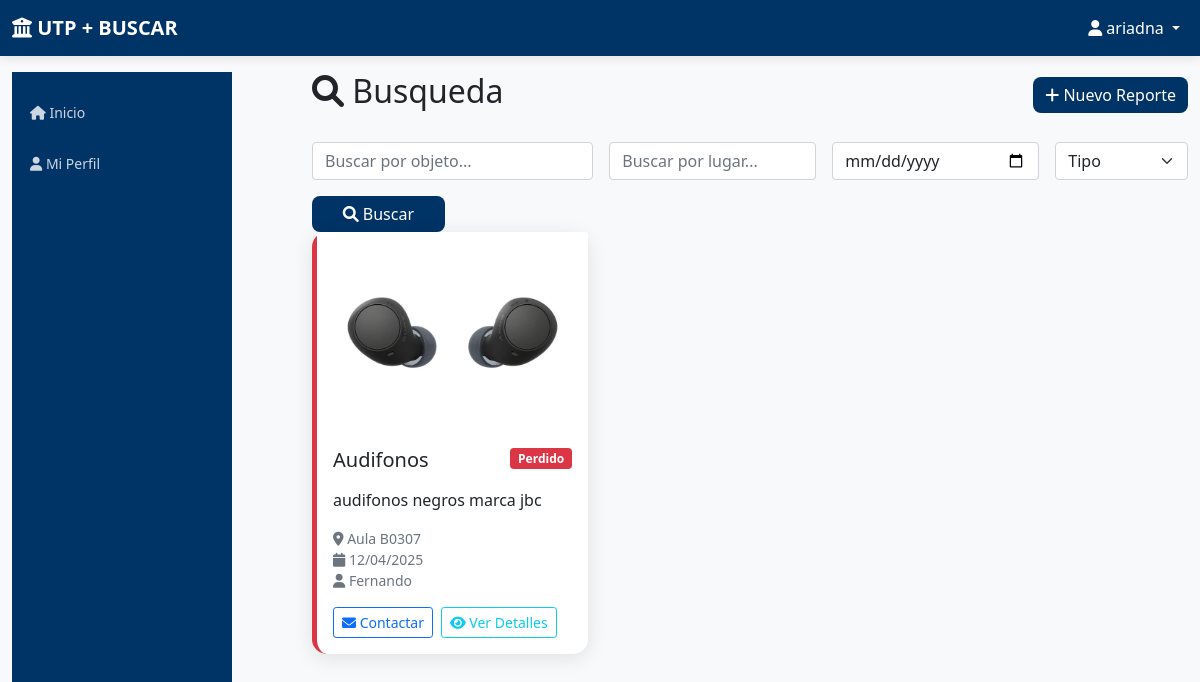
Page /dashboard (signed in) on the committed database.
### app.py (models this page shows)
class Report(db.Model):
    id = db.Column(db.Integer, primary_key=True)
    type = db.Column(db.String(20), nullable=False)  # 'lost' or 'found'
    object_name = db.Column(db.String(100), nullable=False)
    description = db.Column(db.Text, nullable=False)
    location = db.Column(db.String(100), nullable=False)
    date_occurred = db.Column(db.Date, nullable=False)
    reporter_name = db.Column(db.String(100), nullable=False)
    contact_info = db.Column(db.String(150), nullable=False)
    image_filename = db.Column(db.String(100))
    status = db.Column(db.String(20), default='active')  # 'active', 'resolved', 'deleted'
    user_id = db.Column(db.Integer, db.ForeignKey('user.id'), nullable=False)
    created_at = db.Column(db.DateTime, default=datetime.utcnow)

### app.py (the view)
@app.route('/dashboard', methods=['GET', 'POST'])
def dashboard():
    if 'user_id' not in session:
        return redirect(url_for('login'))
    search_object = request.args.get('object', '')
    search_location = request.args.get('location', '')
    search_date = request.args.get('date', '')
    search_type = request.args.get('type', '')
    search_status = request.args.get('status', '')  # NUEVO: filtro de status
    query = Report.query
    if search_object:
        query = query.filter(Report.object_name.contains(search_object))
    if search_location:
        query = query.filter(Report.location.contains(search_location))
    if search_date:
        query = query.filter(Report.date_occurred == search_date)
    if search_type:
        query = query.filter(Report.type == search_type)
    if search_status:  # Solo filtrar por status si se especifica
        query = query.filter(Report.status == search_status)
    reports = query.order_by(Report.created_at.desc()).all()
    return render_template('dashboard.html', reports=reports)

### templates/dashboard.html (shortened to what this page needs)
{% extends "base.html" %}
{% block content %}
<div class="row">
    <div class="col-md-3">
        <div class="sidebar">
            <div class="nav flex-column">
                <a class="nav-link" href="{{ url_for('dashboard') }}">
                    <i class="fas fa-home"></i> Inicio
                </a>
                <a class="nav-link" href="{{ url_for('profile') }}">
                    <i class="fas fa-user"></i> Mi Perfil
                </a>
            </div>
        </div>
    </div>
    <div class="col-md-9">
        <div class="d-flex justify-content-between align-items-center mb-4">
            <h2><i class="fas fa-search"></i> Busqueda </h2>
            <button type="button" class="btn btn-primary" data-bs-toggle="modal" data-bs-target="#newReportModal">
                <i class="fas fa-plus"></i> Nuevo Reporte
            </button>
        </div>
        <div class="search-bar">
            <form method="GET" class="row g-3">
                <div class="col-md-4">
                    <input type="text" class="form-control" name="object" placeholder="Buscar por objeto..." value="{{ request.args.get('object', '') }}">
                </div>
                <div class="col-md-3">
                    <input type="text" class="form-control" name="location" placeholder="Buscar por lugar..." value="{{ request.args.get('location', '') }}">
                </div>
                <div class="col-md-3">
                    <input type="date" class="form-control" name="date" value="{{ request.args.get('date', '') }}">
                </div>
                <div class="col-md-2">
                    <select class="form-select" name="type">
                        <option value="">Tipo</option>
                    </select>
                </div>
                <div class="col-md-2">
                    <button class="btn btn-primary w-100" type="submit">
                        <i class="fas fa-search"></i> Buscar
                    </button>
                </div>
            </form>
        </div>
        <div class="row">
            {% for report in reports %}
<div class="col-md-6 col-lg-4 mb-4">
    <div class="card report-card
        {% if report.status == 'claimed' %}
            border-start border-5 border-success
        {% elif report.status == 'waiting' or report.type == 'found' %}
            border-start border-5 border-warning
        {% else %}
            border-start border-5 border-danger
        {% endif %}
    ">
        {% if report.image_filename %}
            <img src="{{ url_for('static', filename='uploads/' + report.image_filename) }}" class="card-img-top" style="height: 200px; object-fit: cover;">
        {% endif %}
        <div class="card-body">
            <div class="d-flex justify-content-between align-items-start mb-2">
                <h5 class="card-title">{{ report.object_name }}</h5>
<span class="badge
    {% if report.status == 'claimed' %}
        bg-success
    {% elif report.status == 'waiting' or report.type == 'found' %}
        bg-warning
    {% else %}
        bg-danger
    {% endif %}
">
    {% if report.status == 'claimed' %}
        Encontrado
    {% elif report.status == 'waiting' or report.type == 'found' %}
        Encontrado (En Espera)
    {% else %}
        Perdido
    {% endif %}
</span>
            </div>
            <p class="card-text">{{ report.description[:100] }}{% if report.description|length > 100 %}...{% endif %}</p>
            <div class="text-muted small mb-3">
                <i class="fas fa-map-marker-alt"></i> {{ report.location }}<br>
                <i class="fas fa-calendar"></i> {{ report.date_occurred.strftime('%d/%m/%Y') }}<br>
                <i class="fas fa-user"></i> {{ report.reporter_name }}
            </div>
            <div class="d-flex gap-2">
                {% if report.user_id != session['user_id'] %}
                    <a href="mailto:{{ report.contact_info }}" class="btn btn-sm btn-outline-primary">
                        <i class="fas fa-envelope"></i> Contactar
                    </a>
                {% endif %}
                <a href="{{ url_for('view_report', report_id=report.id) }}" class="btn btn-sm btn-outline-info">
                    <i class="fas fa-eye"></i> Ver Detalles
                </a>
            </div>
        </div>
    </div>
</div>
            {% endfor %}
        </div>
    </div>
</div>
{% endblock %}

### templates/base.html (style rules this page uses)
:root { --utp-primary: #003366; --utp-secondary: #003366; --utp-accent: #ff6600; --utp-light: #f8f9fa; --utp-dark: #212529; }
body { font-family: 'Segoe UI', Tahoma, Geneva, Verdana, sans-serif; background-color: var(--utp-light); }
.btn-primary { background: linear-gradient(135deg, var(--utp-secondary), var(--utp-primary)); border: none; border-radius: 8px; transition: all 0.3s ease; }
.card { border: none; border-radius: 15px; box-shadow: 0 4px 20px rgba(0,0,0,0.1); transition: all 0.3s ease; }
.sidebar { background: linear-gradient(135deg, var(--utp-primary), var(--utp-secondary)); min-height: calc(100vh - 76px); padding: 15px 0; width: 220px; }
.sidebar .nav-link { color: rgba(255,255,255,0.8); padding: 10px 18px; margin: 5px 0; border-radius: 0 25px 25px 0; transition: all 0.3s ease; font-size: 14px; }
.card-img-top { max-height: 300px; object-fit: cover; }

### rows in the picture
Report: image_filename (picture), object_name "Audifonos", status "Perdido", description "audifonos negros marca jbc", location "Aula B0307", date_occurred "12/04/2025", reporter_name "Fernando"

### other values in the picture
{{ session.full_name }} "ariadna"
